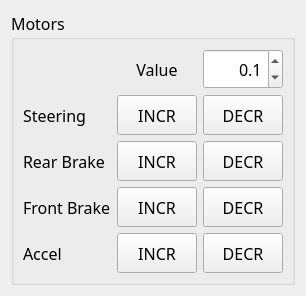
<?xml version="1.0" encoding="UTF-8"?>
<ui version="4.0">
 <class>HardwareManualControlPanel</class>
 <widget class="QWidget" name="HardwareManualControlPanel">
  <property name="geometry">
   <rect>
    <x>0</x>
    <y>0</y>
    <width>288</width>
    <height>270</height>
   </rect>
  </property>
  <property name="font">
   <font>
    <family>Source Code Pro</family>
    <pointsize>12</pointsize>
   </font>
  </property>
  <property name="windowTitle">
   <string>Hardware Manual Control</string>
  </property>
  <layout class="QVBoxLayout" name="verticalLayout">
   <item>
    <widget class="QGroupBox" name="groupBox">
     <property name="title">
      <string>Motors</string>
     </property>
     <layout class="QGridLayout" name="gridLayout">
      <item row="2" column="1">
       <widget class="QPushButton" name="btnRearBrakeIncr">
        <property name="minimumSize">
         <size>
          <width>0</width>
          <height>40</height>
         </size>
        </property>
        <property name="text">
         <string>INCR</string>
        </property>
       </widget>
      </item>
      <item row="3" column="2">
       <widget class="QPushButton" name="btnFrontBrakeDecr">
        <property name="minimumSize">
         <size>
          <width>0</width>
          <height>40</height>
         </size>
        </property>
        <property name="text">
         <string>DECR</string>
        </property>
       </widget>
      </item>
      <item row="3" column="0">
       <widget class="QLabel" name="label_3">
        <property name="text">
         <string>Front Brake</string>
        </property>
       </widget>
      </item>
      <item row="2" column="2">
       <widget class="QPushButton" name="btnRearBrakeDecr">
        <property name="minimumSize">
         <size>
          <width>0</width>
          <height>40</height>
         </size>
        </property>
        <property name="text">
         <string>DECR</string>
        </property>
       </widget>
      </item>
      <item row="1" column="1">
       <widget class="QPushButton" name="btnSteerIncr">
        <property name="minimumSize">
         <size>
          <width>0</width>
          <height>40</height>
         </size>
        </property>
        <property name="text">
         <string>INCR</string>
        </property>
       </widget>
      </item>
      <item row="4" column="1">
       <widget class="QPushButton" name="btnAccelIncr">
        <property name="minimumSize">
         <size>
          <width>0</width>
          <height>40</height>
         </size>
        </property>
        <property name="text">
         <string>INCR</string>
        </property>
       </widget>
      </item>
      <item row="4" column="2">
       <widget class="QPushButton" name="btnAccelDecr">
        <property name="minimumSize">
         <size>
          <width>0</width>
          <height>40</height>
         </size>
        </property>
        <property name="text">
         <string>DECR</string>
        </property>
       </widget>
      </item>
      <item row="1" column="0">
       <widget class="QLabel" name="label">
        <property name="text">
         <string>Steering</string>
        </property>
       </widget>
      </item>
      <item row="2" column="0">
       <widget class="QLabel" name="label_2">
        <property name="text">
         <string>Rear Brake</string>
        </property>
       </widget>
      </item>
      <item row="4" column="0">
       <widget class="QLabel" name="label_4">
        <property name="text">
         <string>Accel</string>
        </property>
       </widget>
      </item>
      <item row="1" column="2">
       <widget class="QPushButton" name="btnSteerDecr">
        <property name="minimumSize">
         <size>
          <width>0</width>
          <height>40</height>
         </size>
        </property>
        <property name="text">
         <string>DECR</string>
        </property>
       </widget>
      </item>
      <item row="3" column="1">
       <widget class="QPushButton" name="btnFrontBrakeIncr">
        <property name="minimumSize">
         <size>
          <width>0</width>
          <height>40</height>
         </size>
        </property>
        <property name="text">
         <string>INCR</string>
        </property>
       </widget>
      </item>
      <item row="0" column="2">
       <widget class="QDoubleSpinBox" name="spnValue">
        <property name="minimumSize">
         <size>
          <width>0</width>
          <height>40</height>
         </size>
        </property>
        <property name="alignment">
         <set>Qt::AlignRight|Qt::AlignTrailing|Qt::AlignVCenter</set>
        </property>
        <property name="decimals">
         <number>1</number>
        </property>
        <property name="singleStep">
         <double>0.100000000000000</double>
        </property>
        <property name="value">
         <double>0.100000000000000</double>
        </property>
       </widget>
      </item>
      <item row="0" column="1">
       <widget class="QLabel" name="label_5">
        <property name="text">
         <string>Value</string>
        </property>
        <property name="alignment">
         <set>Qt::AlignCenter</set>
        </property>
       </widget>
      </item>
     </layout>
    </widget>
   </item>
  </layout>
 </widget>
 <resources/>
 <connections/>
</ui>
